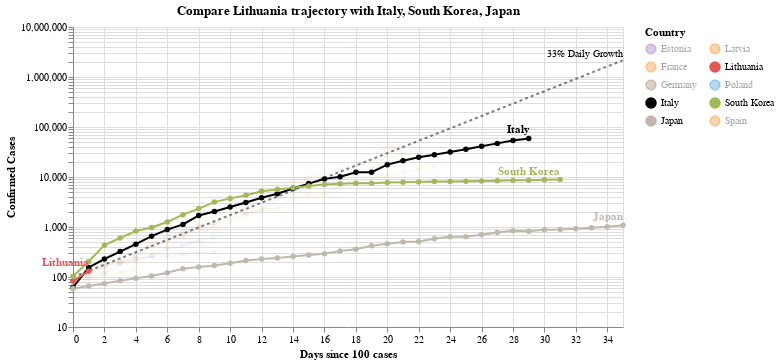

Here is the notebook cell this chart was saved with:
### Code cell
#hide_input
chart3 = make_since_chart(['Lithuania'])
chart3

### Figure 1 — Vega-Lite specification as saved in the notebook (floating-point values rounded to 4 significant figures; data arrays with more than 128 entries replaced by an {"elided": "..."} marker saying what was removed)
{"config": {"view": {"continuousWidth": 400, "continuousHeight": 300}}, "layer": [{"mark": {"type": "line", "color": "black", "opacity": 0.5, "strokeDash": [3, 3]}, "encoding": {"x": {"type": "quantitative", "field": "Days since 100 cases"}, "y": {"type": "quantitative", "field": "Confirmed Cases"}}}, {"mark": {"type": "text", "align": "right", "dy": -6, "fontSize": 10, "text": "33% Daily Growth"}, "encoding": {"x": {"type": "quantitative", "field": "Days since 100 cases"}, "y": {"type": "quantitative", "field": "Confirmed Cases"}}, "transform": [{"filter": "(datum['Days since 100 cases'] >= 35)"}]}, {"data": {"name": "data-71f4f25e5b5fa32765937480d0311e52"}, "mark": {"type": "line", "point": true}, "encoding": {"color": {"type": "nominal", "field": "Country", "legend": {"columns": 2}, "scale": {"domain": ["Estonia", "France", "Germany", "Italy", "Japan", "Latvia", "Lithuania", "Poland", "South Korea", "Spain"], "range": ["#9467bd", "#F58518", "#9D755D", "black", "#C1B7AD", "#F58518", "#E45756", "#2495D3", "#A1BA59", "#F58518"]}}, "opacity": {"condition": {"value": 1, "selection": "selector003"}, "value": 0.05}, "tooltip": [{"type": "nominal", "field": "Country"}, {"type": "temporal", "field": "Date"}, {"type": "quantitative", "field": "Confirmed Cases"}, {"type": "quantitative", "field": "Days since 100 cases"}], "x": {"type": "quantitative", "field": "Days since 100 cases"}, "y": {"type": "quantitative", "field": "Confirmed Cases", "scale": {"type": "log"}}}, "selection": {"selector003": {"type": "multi", "fields": ["Country"], "bind": "legend", "init": [{"Country": "Lithuania"}, {"Country": "Italy"}, {"Country": "South Korea"}, {"Country": "Japan"}]}}, "width": 550}, {"data": {"name": "data-71f4f25e5b5fa32765937480d0311e52"}, "mark": {"type": "text", "align": "right", "dy": -8, "fontWeight": "bold"}, "encoding": {"color": {"type": "nominal", "field": "Country", "legend": {"columns": 2}, "scale": {"domain": ["Estonia", "France", "Germany", "Italy", "Japan", "Latvia", "Lithuania", "Poland", "South Korea", "Spain"], "range": ["#9467bd", "#F58518", "#9D755D", "black", "#C1B7AD", "#F58518", "#E45756", "#2495D3", "#A1BA59", "#F58518"]}}, "opacity": {"condition": {"value": 1, "selection": "selector003"}, "value": 0.05}, "text": {"type": "nominal", "field": "Country"}, "tooltip": [{"type": "nominal", "field": "Country"}, {"type": "temporal", "field": "Date"}, {"type": "quantitative", "field": "Confirmed Cases"}, {"type": "quantitative", "field": "Days since 100 cases"}], "x": {"type": "quantitative", "field": "Days since 100 cases"}, "y": {"type": "quantitative", "field": "Confirmed Cases", "scale": {"type": "log"}}}, "transform": [{"filter": "(datum['Date'] >= 1584835200000)"}], "width": 550}], "data": {"name": "data-c1a3bbf4dd040f2e7e8e7a69520e3c2a"}, "title": "Compare Lithuania trajectory with Italy, South Korea, Japan", "$schema": "https://vega.github.io/schema/vega-lite/v4.0.2.json", "datasets": {"data-c1a3bbf4dd040f2e7e8e7a69520e3c2a": [{"Days since 100 cases": 0, "Confirmed Cases": 100.0}, {"Days since 100 cases": 1, "Confirmed Cases": 133.0}, {"Days since 100 cases": 2, "Confirmed Cases": 176.9}, {"Days since 100 cases": 3, "Confirmed Cases": 235.3}, {"Days since 100 cases": 4, "Confirmed Cases": 312.9}, {"Days since 100 cases": 5, "Confirmed Cases": 416.2}, {"Days since 100 cases": 6, "Confirmed Cases": 553.5}, {"Days since 100 cases": 7, "Confirmed Cases": 736.1}, {"Days since 100 cases": 8, "Confirmed Cases": 979.1}, {"Days since 100 cases": 9, "Confirmed Cases": 1302.0}, {"Days since 100 cases": 10, "Confirmed Cases": 1732.0}, {"Days since 100 cases": 11, "Confirmed Cases": 2303.0}, {"Days since 100 cases": 12, "Confirmed Cases": 3064.0}, {"Days since 100 cases": 13, "Confirmed Cases": 4074.0}, {"Days since 100 cases": 14, "Confirmed Cases": 5419.0}, {"Days since 100 cases": 15, "Confirmed Cases": 7207.0}, {"Days since 100 cases": 16, "Confirmed Cases": 9586.0}, {"Days since 100 cases": 17, "Confirmed Cases": 12750.0}, {"Days since 100 cases": 18, "Confirmed Cases": 16960.0}, {"Days since 100 cases": 19, "Confirmed Cases": 22550.0}, {"Days since 100 cases": 20, "Confirmed Cases": 29990.0}, {"Days since 100 cases": 21, "Confirmed Cases": 39890.0}, {"Days since 100 cases": 22, "Confirmed Cases": 53060.0}, {"Days since 100 cases": 23, "Confirmed Cases": 70560.0}, {"Days since 100 cases": 24, "Confirmed Cases": 93850.0}, {"Days since 100 cases": 25, "Confirmed Cases": 124800.0}, {"Days since 100 cases": 26, "Confirmed Cases": 166000.0}, {"Days since 100 cases": 27, "Confirmed Cases": 220800.0}, {"Days since 100 cases": 28, "Confirmed Cases": 293700.0}, {"Days since 100 cases": 29, "Confirmed Cases": 390600.0}, {"Days since 100 cases": 30, "Confirmed Cases": 519500.0}, {"Days since 100 cases": 31, "Confirmed Cases": 690900.0}, {"Days since 100 cases": 32, "Confirmed Cases": 918900.0}, {"Days since 100 cases": 33, "Confirmed Cases": 1222000.0}, {"Days since 100 cases": 34, "Confirmed Cases": 1625000.0}, {"Days since 100 cases": 35, "Confirmed Cases": 2162000.0}], "data-71f4f25e5b5fa32765937480d0311e52": {"elided": "194 records"}}}
